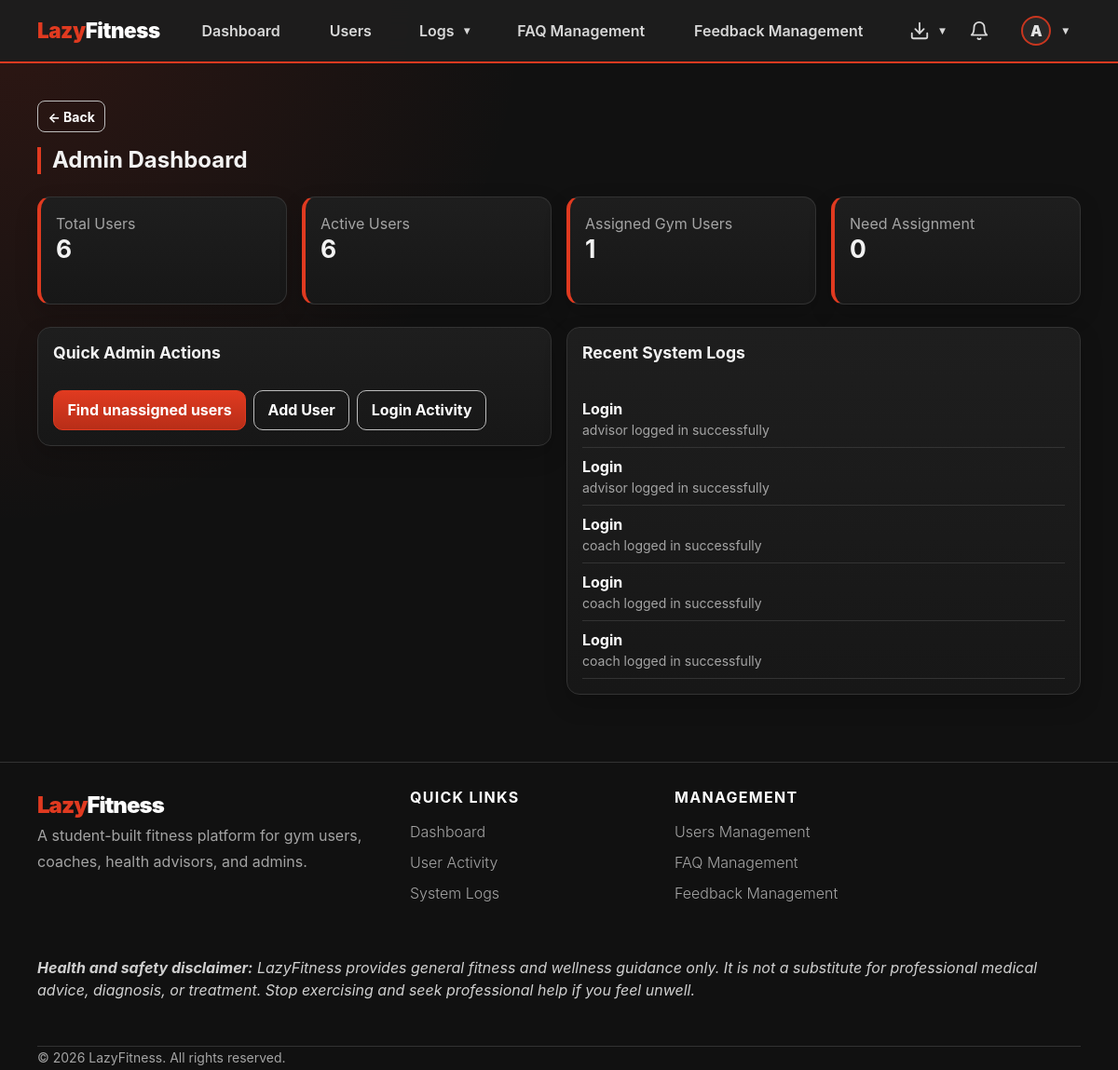
/admin-panel/dashboard/ (signed in), run on an earlier commit of the app's database.
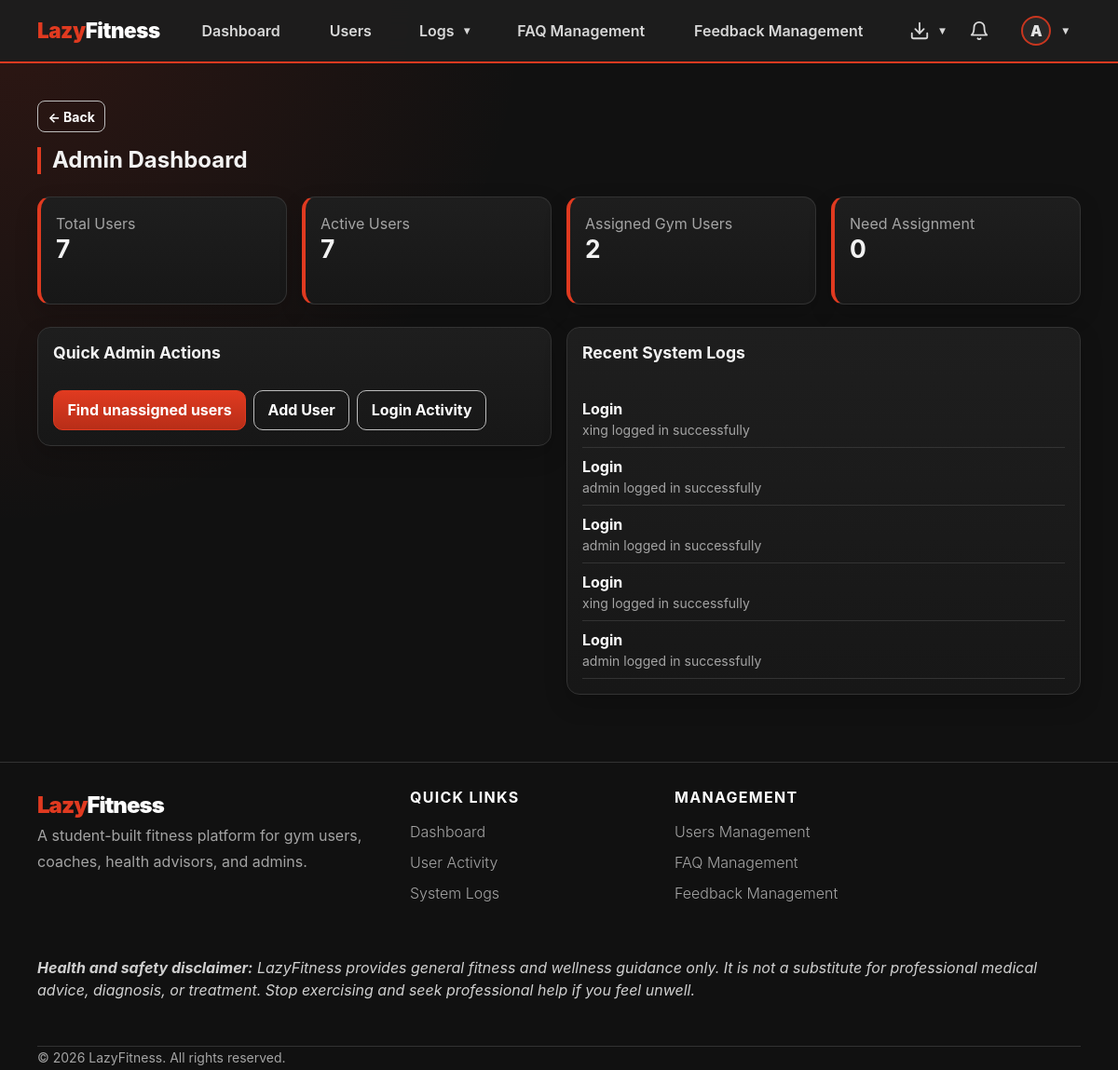
And on a later commit of the database.
### apps/admin_panel/models.py (models this page shows, shortened)
class SystemLog(models.Model):
    EVENT_CHOICES = [
        ('user_created', 'User Created'),
        ('user_deleted', 'User Deleted'),
        ('status_changed', 'Status Changed'),
        ('assignment_updated', 'Assignment Updated'),
        ('password_reset', 'Password Reset'),
        ('login', 'Login'),
        ('faq_updated', 'FAQ Updated'),
        ('feedback_updated', 'Feedback Updated'),
        ('export', 'CSV Export'),
    ]
    event = models.CharField(max_length=30, choices=EVENT_CHOICES)
    description = models.TextField()
    performed_by = models.ForeignKey(User, on_delete=models.SET_NULL, null=True, related_name='system_logs')
    timestamp = models.DateTimeField(auto_now_add=True)
    module = models.CharField(max_length=100, blank=True)
    class Meta:
        ordering = ['-timestamp']

### apps/admin_panel/views.py (the view)
# urls.py: path('dashboard/', views.dashboard, name='dashboard'),
@admin_required
def dashboard(request):
    week_start = timezone.now() - timedelta(days=7)
    role_labels = ['Gym Users', 'Coaches', 'Health Advisors', 'Admins']
    role_counts = [
        User.objects.filter(role='gym_user').count(),
        User.objects.filter(role='fitness_coach').count(),
        User.objects.filter(role='health_advisor').count(),
        User.objects.filter(role='admin').count(),
    ]
    assigned_gym_users = GymUser.objects.exclude(assigned_coach=None).exclude(assigned_advisor=None).count()
    total_gym_profiles = GymUser.objects.count()
    context = {
        'total_users': User.objects.count(),
        'active_users': User.objects.filter(is_active=True).count(),
        'inactive_users': User.objects.filter(is_active=False).count(),
        'gym_users': role_counts[0], 'coaches': role_counts[1], 'advisors': role_counts[2], 'admins': role_counts[3],
        'assigned_gym_users': assigned_gym_users,
        'unassigned_gym_users': max(total_gym_profiles - assigned_gym_users, 0),
        'login_activity_this_week': LoginActivity.objects.filter(login_timestamp__gte=week_start).count(),
        'pending_feedback': Feedback.objects.filter(status='pending').count(),
        'recent_logs': SystemLog.objects.select_related('performed_by')[:5],
        'recent_logins': LoginActivity.objects.select_related('user')[:5],
        'role_labels': json.dumps(role_labels),
        'role_counts': json.dumps(role_counts),
    }
    return render(request, 'admin_panel/dashboard.html', context)

### apps/accounts/models.py (called while the page is built)
    @property
    def display_name(self):
        profile_fields = [
            ('gymuser', 'user_name'),
            ('coach', 'coach_name'),
            ('healthadvisor', 'advisor_name'),
            ('adminprofile', 'admin_name'),
        ]
        for relation, field in profile_fields:
            try:
                profile = getattr(self, relation)
            except Exception:
                profile = None
            value = getattr(profile, field, '') if profile else ''
            if value:
                return value
        return self.username or self.email

    @property
    def avatar_initial(self):
        name = self.display_name or self.username or self.email or '?'
        return name.strip()[:1].upper()

    @property
    def is_gym_user(self):
        return self.role == 'gym_user'

    @property
    def is_coach(self):
        return self.role == 'fitness_coach'

    @property
    def is_health_advisor(self):
        return self.role == 'health_advisor'

    @property
    def is_admin_user(self):
        return self.role == 'admin'

### templates/admin_panel/dashboard.html (shortened to what this page needs)
{% extends "shared/base.html" %}
{% block content %}
<h2 class="section-title">Admin Dashboard</h2>
<div class="row g-3 mb-4">
  <div class="col-md-3">
    <div class="card p-3 metric-card">
      <span class="text-secondary">Total Users</span>
      <h3>{{ total_users }}</h3>
    </div>
  </div>
  <div class="col-md-3">
    <div class="card p-3 metric-card">
      <span class="text-secondary">Active Users</span>
      <h3>{{ active_users }}</h3>
    </div>
  </div>
  <div class="col-md-3">
    <div class="card p-3 metric-card">
      <span class="text-secondary">Assigned Gym Users</span>
      <h3>{{ assigned_gym_users }}</h3>
    </div>
  </div>
  <div class="col-md-3">
    <div class="card p-3 metric-card">
      <span class="text-secondary">Need Assignment</span>
      <h3>{{ unassigned_gym_users }}</h3>
    </div>
  </div>
</div>
<div class="row g-4">
  <div class="col-lg-6">
    <div class="card p-3"><h5>Quick Admin Actions</h5>
      <div class="d-flex flex-wrap gap-2"><a class="btn btn-primary" href="{% url 'admin_panel:user_list' %}?role=gym_user&assignment=both_missing">Find unassigned users</a>
        <a class="btn btn-outline-light" href="{% url 'admin_panel:user_add' %}">Add User</a><a class="btn btn-outline-light" href="{% url 'admin_panel:login_activity_list' %}">Login Activity</a>
      </div>
    </div>
  </div>
  <div class="col-lg-6">
    <div class="card p-3">
      <h5>Recent System Logs</h5>{% for log in recent_logs %}
      <div class="border-bottom border-secondary-subtle py-2">
        <strong>{{ log.get_event_display }}</strong>
        <div class="small text-secondary">
          {{ log.description|truncatewords:14 }}
        </div>
      </div>
      {% empty %}<div class="empty-state">No logs yet.
      </div>
      {% endfor %}
    </div>
  </div>
</div>
{% endblock %}

What changed in the data, as far as the page shows it:
no longer on this page (row unchanged): SystemLog: event "Login", description "advisor logged in successfully"
no longer on this page (row unchanged): SystemLog: event "Login", description "advisor logged in successfully"
no longer on this page (row unchanged): SystemLog: event "Login", description "coach logged in successfully"
no longer on this page (row unchanged): SystemLog: event "Login", description "coach logged in successfully"
no longer on this page (row unchanged): SystemLog: event "Login", description "coach logged in successfully"
added SystemLog: event "Login", description "xing logged in successfully"
added SystemLog: event "Login", description "admin logged in successfully"
added SystemLog: event "Login", description "admin logged in successfully"
added SystemLog: event "Login", description "xing logged in successfully"
added SystemLog: event "Login", description "admin logged in successfully"
Also different on the page:
{{ total_users }}: "6" → "7"
{{ active_users }}: "6" → "7"
{{ assigned_gym_users }}: "1" → "2"
